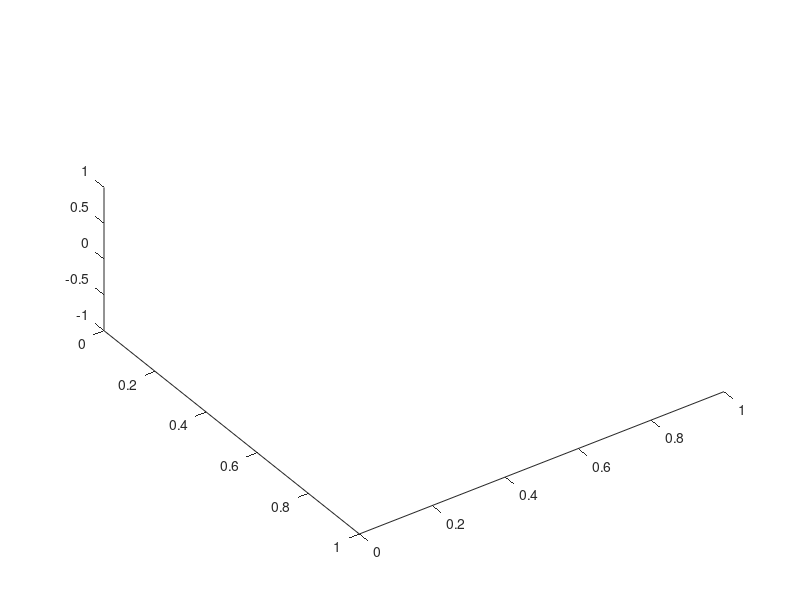

MATLAB code to generate this figure:

% view points for example eccentricity direction map

az0=145;
%el0=20;
el0=60;     % for heat vectors

az = az0;
el = el0;
view(az, el);

az = az0+90;
el = el0;
view(az, el);

az = az0+180;
el = el0;
view(az, el);

az = az0+270;
el = el0;
view(az, el);